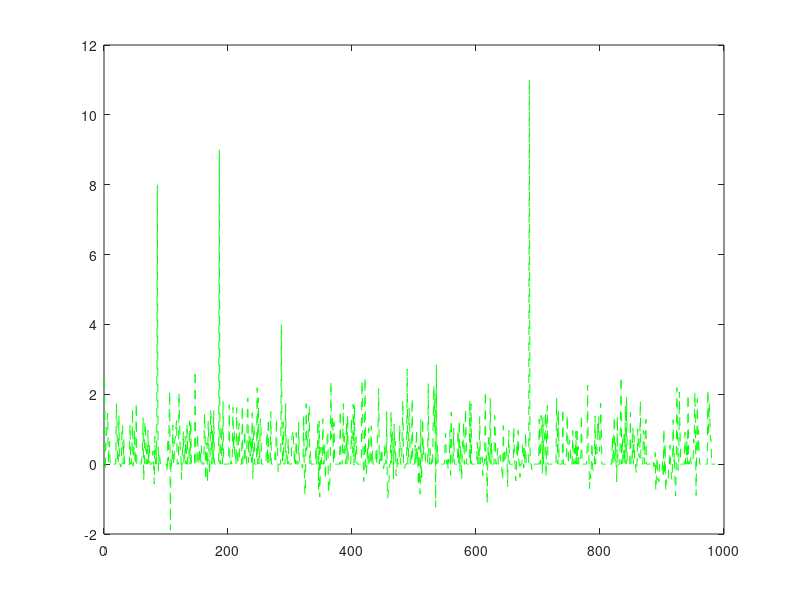
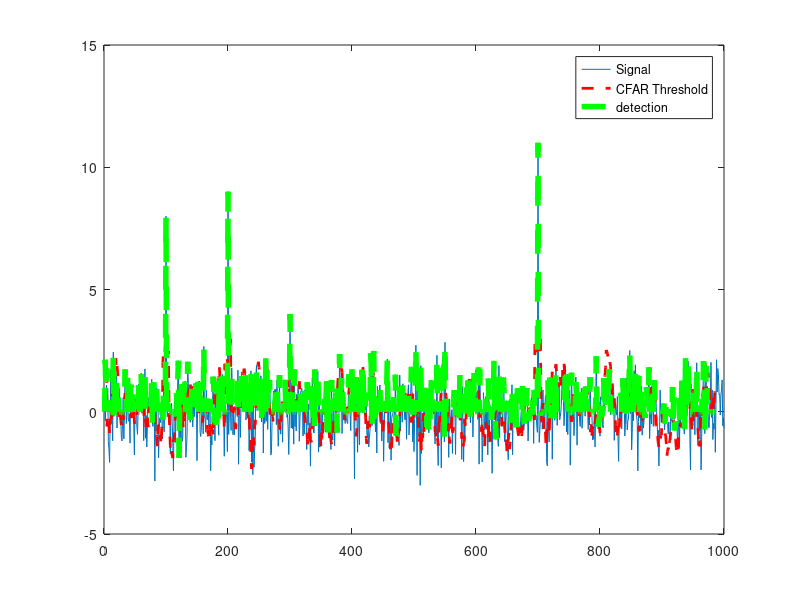

Write MATLAB code to recreate these figures, in order.
clear all; close all; clc;
%% 
% The following steps here can be used to implement CFAR in the next MATLAB 
% exercise. You can use the code template below to get started as well.
% 
% *T* : Number of Training Cells
% 
% *G* : Number of Guard Cells
% 
% *N* : Total number of Cells
%% 
% # Define the number of training cells and guard cells
% # Start sliding the window one cell at a time across the complete FFT 1D array. 
% Total window size should be: 2(T+G)+CUT
% # For each step, sum the signal (noise) within all the leading or lagging 
% training cells
% # Average the sum to determine the noise threshold
% # Using an appropriate offset value scale the threshold
% # Now, measure the signal in the CUT, which is T+G+1 from the window starting 
% point
% # Compare the signal measured in 5 against the threshold measured in 4
% # If the level of signal measured in CUT is smaller than the threshold measured, 
% then assign 0 value to the signal within CUT.

% Implement 1D CFAR using lagging cells on the given noise and target scenario.

% Data_points
Ns = 1000;

% Generate random noise
s=randn(Ns,1);


%Targets location. Assigning bin 100, 200, 300 and 700 as Targets with the amplitudes of 8, 9, 4, 11.
s([100 ,200, 300, 700])=[8 9 4 11];

%plot the output
plot(s);

% TODO: Apply CFAR to detect the targets by filtering the noise.

% 1. Define the following:
% 1a. Training Cells
% 1b. Guard Cells 
G = 4;               %Guard cells
T = 10;              %Training cells

% Offset : Adding room above noise threshold for desired SNR 
offset=3;

% Vector to hold threshold values 
threshold_cfar = [];

%Vector to hold final signal after thresholding
signal_cfar = [];

% 2. Slide window across the signal length
for i = 1:(Ns-(G+T))     
    
    % 2. - 5. Determine the noise threshold by measuring it within the training cells
    noise_level = sum(s(i:i+T-1));

    % 6. Measuring the signal within the CUT
    threshold = (noise_level/T)*offset;
    threshold_cfar = [threshold_cfar, {threshold}];
    % 8. Filter the signal above the threshold

    signal = s(i+T+G);
    
    if(signal<threshold)
        signal = 0;
    end
    
    signal_cfar = [signal_cfar, {signal}];
end

% plot the filtered signal
plot (cell2mat(signal_cfar),'g--');

% plot original sig, threshold and filtered signal within the same figure.
figure,plot(s);
hold on,plot(cell2mat(circshift(threshold_cfar,G)),'r--','LineWidth',2)
hold on, plot (cell2mat(circshift(signal_cfar,(T+G))),'g--','LineWidth',4);
legend('Signal','CFAR Threshold','detection')